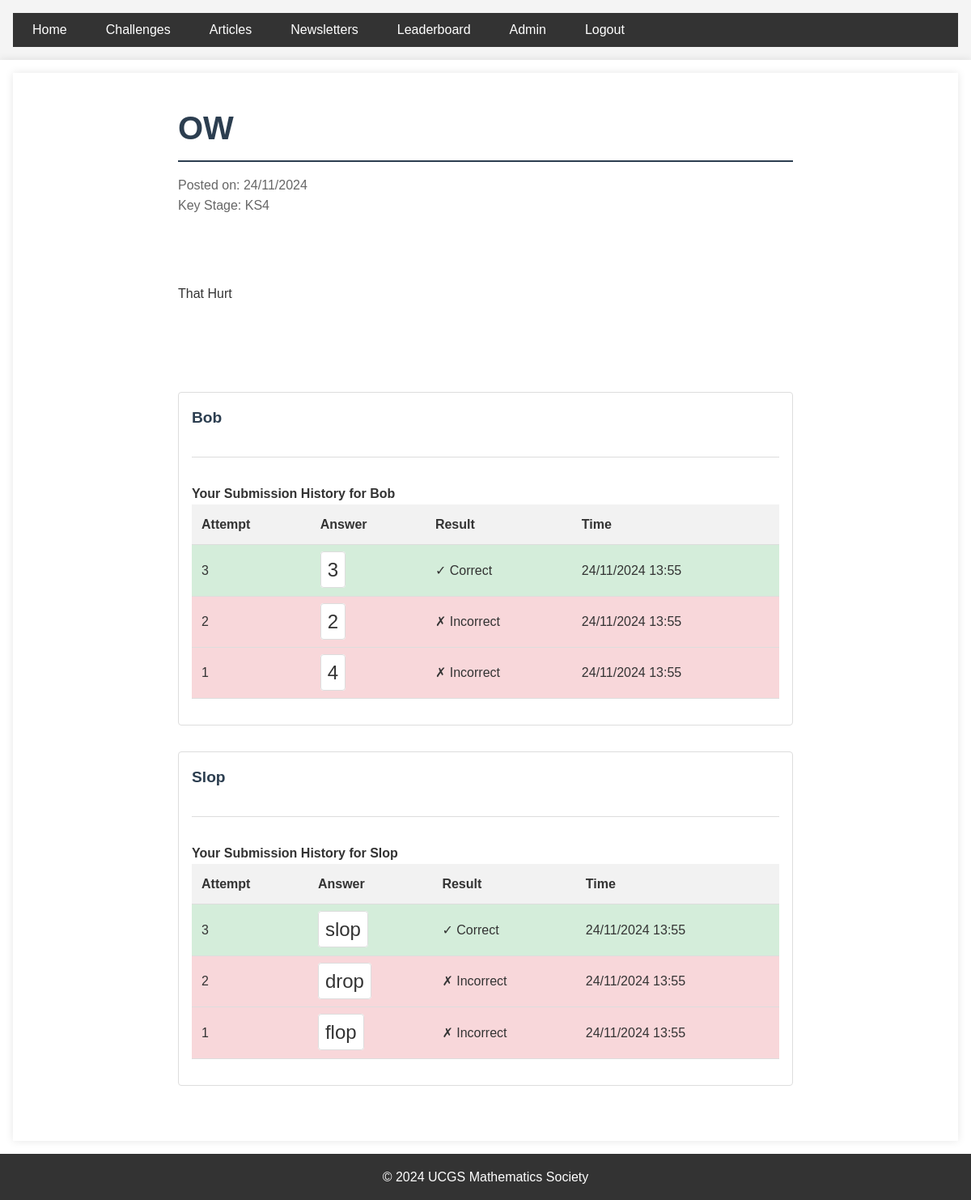
The app's page /challenges/1 (signed in) with its own data.
### app/models.py (models this page shows)
class Challenge(db.Model):
    id = db.Column(db.Integer, primary_key=True, autoincrement=True)
    title = db.Column(db.String(100), nullable=False)
    content = db.Column(db.Text, nullable=False)
    date_posted = db.Column(db.DateTime, nullable=False, default=datetime.utcnow)
    file_url = db.Column(db.String(100))
    key_stage = db.Column(db.String(3), nullable=False)
    answer_boxes = db.relationship('ChallengeAnswerBox', backref='challenge', lazy=True, cascade='all, delete-orphan')
    submissions = db.relationship('AnswerSubmission', backref='challenge', lazy=True)

class ChallengeAnswerBox(db.Model):
    id = db.Column(db.Integer, primary_key=True, autoincrement=True)
    challenge_id = db.Column(db.Integer, db.ForeignKey('challenge.id'), nullable=False)
    box_label = db.Column(db.String(100), nullable=False)  # e.g., "Part A", "Step 1", etc.
    correct_answer = db.Column(db.String(100), nullable=False)
    order = db.Column(db.Integer, nullable=False)  # To maintain box order
    submissions = db.relationship('AnswerSubmission', backref='answer_box', lazy=True)

class AnswerSubmission(db.Model):
    id = db.Column(db.Integer, primary_key=True, autoincrement=True)
    user_id = db.Column(db.Integer, db.ForeignKey('user.id'), nullable=False)
    challenge_id = db.Column(db.Integer, db.ForeignKey('challenge.id'), nullable=False)
    answer_box_id = db.Column(db.Integer, db.ForeignKey('challenge_answer_box.id'), nullable=False)
    answer = db.Column(db.String(100), nullable=False)
    is_correct = db.Column(db.Boolean, nullable=True)
    submitted_at = db.Column(db.DateTime, nullable=False, default=datetime.utcnow)

### app/main/routes.py (the view, shortened to what this page needs)
@bp.route('/challenges/<int:challenge_id>', methods=['GET', 'POST'])
@login_required
def challenge(challenge_id):
    challenge = Challenge.query.get_or_404(challenge_id)
    forms = {}
    submissions = {}
    all_correct = False
    for answer_box in challenge.answer_boxes:
        form = AnswerSubmissionForm()
        forms[answer_box.id] = form
        box_submissions = AnswerSubmission.query.filter_by(
            user_id=current_user.id,
            challenge_id=challenge_id,
            answer_box_id=answer_box.id
        ).order_by(AnswerSubmission.submitted_at.desc()).all()
        submissions[answer_box.id] = box_submissions
    return render_template('main/challenge.html',
                         challenge=challenge,
                         forms=forms,
                         submissions=submissions,
                         attempts_remaining=3,
                         all_correct=all_correct)

### app/__init__.py (called while the page is built)
def create_app(config_class=Config):
    app = Flask(__name__)
    app.config.from_object(config_class)
    app.logger.setLevel(logging.INFO)
    ckeditor.init_app(app)
    db.init_app(app)
    login_manager.init_app(app)
    @login_manager.user_loader
    def load_user(user_id):
        return User.query.get(int(user_id))
    migrate.init_app(app, db, render_as_batch=True)
    from app.auth import bp as auth_bp
    app.register_blueprint(auth_bp)
    from app.main import bp as main_bp
    app.register_blueprint(main_bp)
    from app.admin import bp as admin_bp
    app.register_blueprint(admin_bp)
    return app

### app/templates/main/challenge.html (shortened to what this page needs)
{% extends "base.html" %}
{% block content %}
    <main>
        <div class="challenge-container">
            <article>
                <h1 class="challenge-title">{{ challenge.title }}</h1>
                <div class="challenge-meta">
                    <p>Posted on: {{ challenge.date_posted.strftime('%d/%m/%Y') }}</p>
                    <p>Key Stage: {{ challenge.key_stage.upper() }}</p>
                </div>
                <div class="challenge-content">
                    {{ challenge.content | safe }}
                </div>
                {% for answer_box in challenge.answer_boxes %}
                    {% set form = forms[answer_box.id] %}
                    {% set box_submissions = submissions[answer_box.id] %}
                    {% set has_correct = box_submissions and box_submissions[0].is_correct %}
                    {% set submission_count = box_submissions|length %}
                    {% set attempts_remaining = 3 - submission_count %}
                    <div class="answer-box" id="answer-box-{{ answer_box.id }}">
                        <h3>{{ answer_box.box_label }}</h3>
                        {% if box_submissions %}
                            <div class="submissions-history">
                                <h4>Your Submission History for {{ answer_box.box_label }}</h4>
                                <table>
                                    <thead>
                                        <tr>
                                            <th>Attempt</th>
                                            <th>Answer</th>
                                            <th>Result</th>
                                            <th>Time</th>
                                        </tr>
                                    </thead>
                                    <tbody>
                                        {% for submission in box_submissions %}
                                        <tr class="{{ 'success' if submission.is_correct else 'error' }}">
                                            <td>{{ loop.revindex }}</td>
                                            <td>
                                                <math-field
                                                    readonly
                                                    class="form-control submission-math">{{ submission.answer }}</math-field>
                                            </td>
                                            <td>{{ "✓ Correct" if submission.is_correct else "✗ Incorrect" }}</td>
                                            <td>{{ submission.submitted_at.strftime('%d/%m/%Y %H:%M') }}</td>
                                        </tr>
                                        {% endfor %}
                                    </tbody>
                                </table>
                            </div>
                        {% endif %}
                    </div>
                {% endfor %}
            </article>
        </div>
    </main>
{% endblock %}

### app/static/css/main.css (style rules this page uses)
* { margin: 0; padding: 0; box-sizing: border-box; }
body { font-family: Arial, sans-serif; line-height: 1.6; color: #333; background-color: #f4f4f4; }
header, main, footer { padding: 1rem; }
main { max-width: 1200px; margin: 0 auto; background-color: #fff; box-shadow: 0 0 10px rgba(0, 0, 0, 0.1); min-height: calc(100vh - 120px); }
h1, h2, h3 { margin-bottom: 1rem; color: #2c3e50; }
h1 { font-size: 2.5rem; border-bottom: 2px solid #2c3e50; padding-bottom: 0.5rem; }
table { width: 100%; border-collapse: collapse; margin-bottom: 1rem; }
th, td { padding: 0.75rem; text-align: left; border-bottom: 1px solid #ddd; }
th { background-color: #f2f2f2; font-weight: bold; }
tr:nth-child(even) { background-color: #f8f8f8; }
.success { background-color: green; }
.error { background-color: red; }
.challenge-content { white-space: pre-wrap; word-wrap: break-word; overflow-wrap: break-word; }
.challenge-container { max-width: 800px; margin: 0 auto; padding: 20px; }
.challenge-title { margin-bottom: 1rem; }
.challenge-meta { color: #666; margin-bottom: 2rem; }
.challenge-content { margin-bottom: 2rem; }
.form-control { width: 100%; padding: 0.5rem; border: 1px solid #ced4da; border-radius: 4px; }
.answer-box, .answer-box-group { border: 1px solid #ddd; padding: 1.5rem; margin-bottom: 1.5rem; border-radius: 4px; background-color: #fff; }
math-field.form-control { width: 100%; min-height: 3rem; padding: 0.5rem; border: 1px solid #ddd; border-radius: 4px; background-color: #fff; font-size: 1.5rem !important; }
.answer-box h3, .answer-box-group h3 { margin-bottom: 1rem; color: #2c3e50; font-size: 1.2rem; }

### app/templates/main/challenge.html (style rules this page uses)
.answer-box { margin-bottom: 2rem; padding: 1rem; border: 1px solid #ddd; border-radius: 4px; }
.submissions-history { margin-top: 2rem; padding-top: 2rem; border-top: 1px solid #ddd; }
.submission-math { font-size: 1.2rem; padding: 0.5rem; background: none; border: none; }
.submissions-history table td { vertical-align: middle; }
.submissions-history .success { background-color: #d4edda; }
.submissions-history .error { background-color: #f8d7da; }

### records on screen
Challenge: title "OW", date_posted "24/11/2024", key_stage "KS4", content "That Hurt"
ChallengeAnswerBox: box_label "Bob"
AnswerSubmission: answer "3", is_correct "✓ Correct", submitted_at "24/11/2024 13:55"
AnswerSubmission: answer "2", is_correct "✗ Incorrect", submitted_at "24/11/2024 13:55"
AnswerSubmission: answer "4", is_correct "✗ Incorrect", submitted_at "24/11/2024 13:55"
ChallengeAnswerBox: box_label "Slop"
AnswerSubmission: answer "slop", is_correct "✓ Correct", submitted_at "24/11/2024 13:55"
AnswerSubmission: answer "drop", is_correct "✗ Incorrect", submitted_at "24/11/2024 13:55"
AnswerSubmission: answer "flop", is_correct "✗ Incorrect", submitted_at "24/11/2024 13:55"
